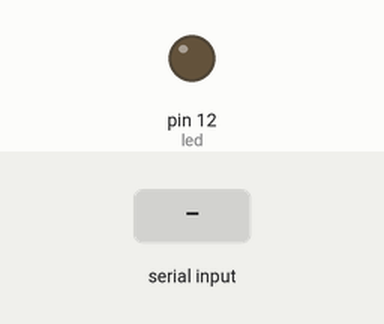
Simulated run of this sketch. Board: Arduino Uno, built with avr-gcc and run on an emulated ATmega328P. Shown: output pins drawn as LEDs (lit = HIGH). Inputs (shaded band) come from the test bench. What the sketch prints to the serial monitor is not drawn.

Above: at 1.2 s.
1.3 s: "Y" received over Serial
At 2.2 s:
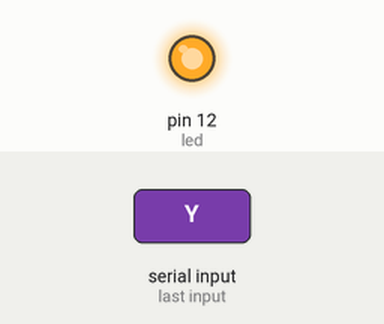
2.8 s: "N" received over Serial
At 3.3 s:
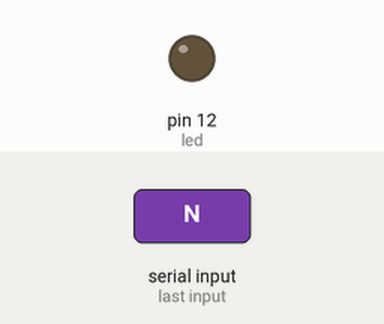
Timing chart, 0 to 5.8 s (numbered marks = the images above; inputs shaded):
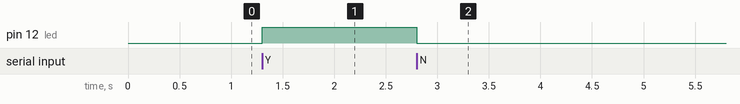

Measured:
- after the input at 1.3 s, pin 12 (led): LOW → HIGH at once
- after the input at 2.8 s, pin 12 (led): HIGH → LOW at once

The sketch:

multi_led_blinking.ino
```cpp
int led=12;
char input;

void setup() {
  // put your setup code here, to run once:
  Serial.begin(9600);
  pinMode(led,OUTPUT);
  Serial.print("Press 'Y' to turn on the LED\nPress'N' to turn off the LED");
}

void loop() {
  // put your main code here, to run repeatedly:
  input = Serial.read();
  if(input=='Y'){
    digitalWrite(led,HIGH);
  }

  if(input=='N')
    digitalWrite(led,LOW);
}
```
